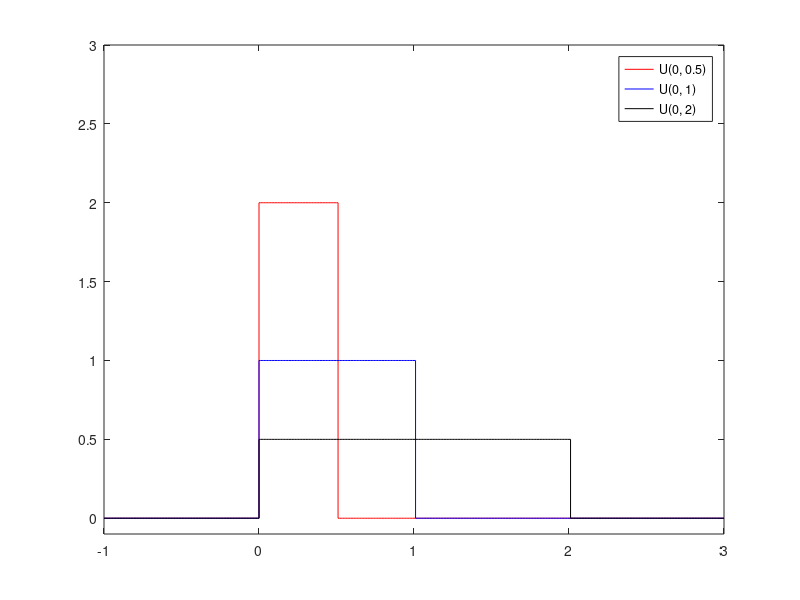
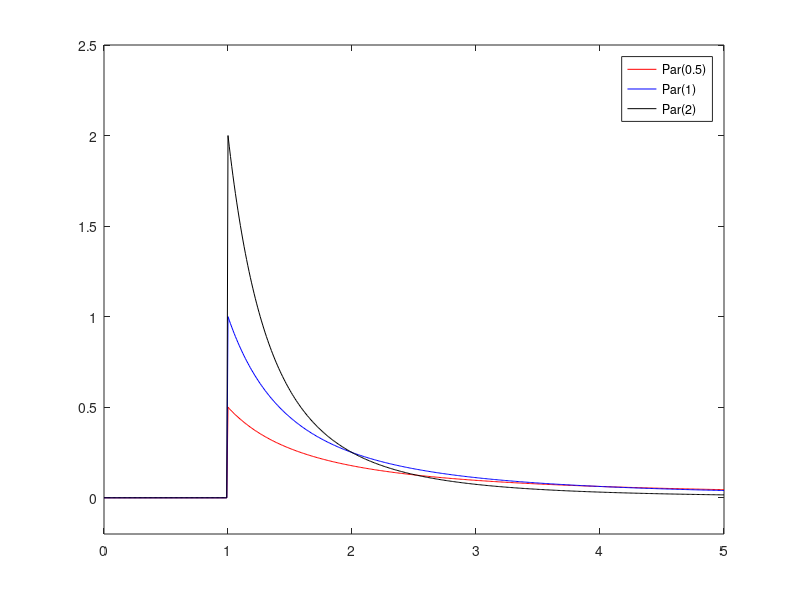
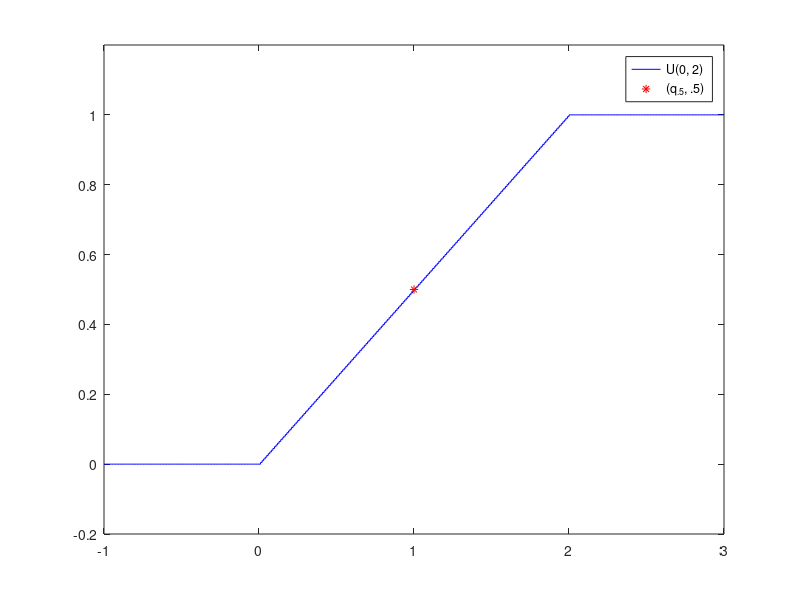
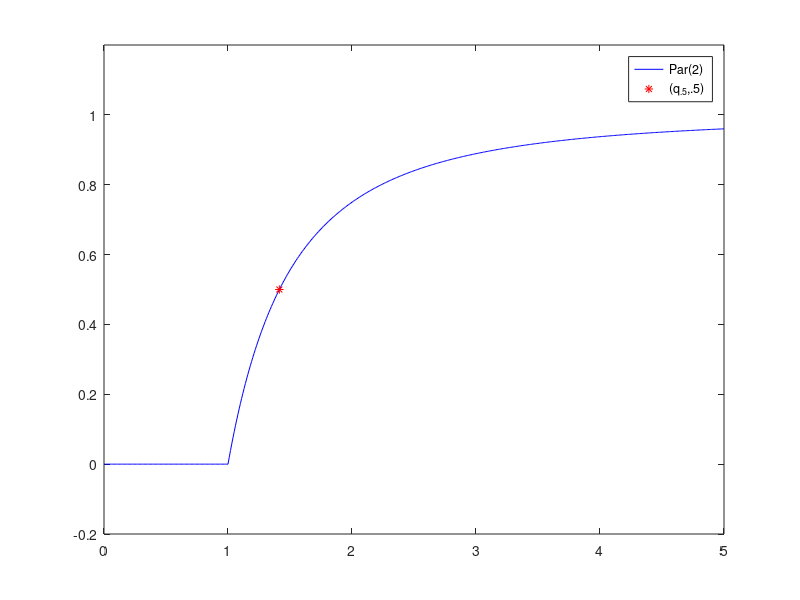

These figures' MATLAB source, in order:
% Ex 1: Plot probability density function 
% for continuous random variables
% 1 (a): X ~ U(0, beta), beta = 0.5, 1, 2 
distnames = {'Uniform'};
colors = {'r','b','k','m','c'};
betas=[0.5, 1, 2];
xs = -1:0.01:3;
fig = figure;
for i=1:length(betas)
    uds = makedist(distnames{1},'lower',0,'upper',betas(i));
    ys = pdf(uds,xs);
    stairs(xs,ys,colors{i});
    hold on;
end
axis([-1 3 -0.1 3]);
legend('U(0, 0.5)','U(0, 1)', 'U(0, 2)');
saveas(fig,'D1a.eps','epsc');

% 1 (b): X ~ Par(alpha), alpha = 0.5, 1, 2
distnames = {'GeneralizedPareto'};
alphas = [0.5, 1, 2];
xs = 0:0.01:5;
fig = figure;
for i=1:length(alphas)
    k1 = 1/alphas(i);
    sigma1 = 1/alphas(i);    
    theta1 = 1;
    uds = makedist(distnames{1},'k',k1, 'sigma',sigma1,'theta',theta1);
    ys = pdf(uds,xs);
    plot(xs,ys,colors{i});
    hold on;
end
axis([0 5 -0.2 2.5]);
legend('Par(0.5)','Par(1)', 'Par(2)');
saveas(fig,'D1b.eps','epsc');

% Ex 2: Plot distribution functions for 
% continuous random variables. 
% 2 (a): X ~ U(0, 2)
distnames = {'Uniform'};
colors = {'b','c','k','m','r'};
betas=[2];
xs = -1:0.01:3;
fig = figure;
for i=1:length(betas)
    uds = makedist(distnames{1},'lower',0,'upper',betas(i));
    ys = cdf(uds,xs);
    stairs(xs,ys,colors{i});
    hold on;
end
median1 = uds.median;
plot(median1,0.5,'r*');
axis([-1 3 -0.2 1.2]);
legend('U(0, 2)','(q_{.5}, .5)');
saveas(fig,'D2a.eps','epsc');

% 2(b): X ~ Par(2);
distnames = {'GeneralizedPareto'};
alphas = [2];
xs = 0:0.01:5;
fig = figure;
for i=1:length(alphas)
    k1 = 1/alphas(i);
    sigma1 = 1/alphas(i);    
    theta1 = 1;
    uds = makedist(distnames{1},'k',k1, 'sigma',sigma1,'theta',theta1);
    ys = cdf(uds,xs);
    plot(xs,ys,colors{i});
    hold on;
end
axis([0 5 -0.2 1.2]);
median1 = uds.median;
plot(median1,0.5,'r*');
legend('Par(2)','(q_{.5},.5)');
saveas(fig,'D2b.eps','epsc');

% Ex 3: Generate samples from a specific distribution
% 3 (a): Generate 100000 samples from U(0, 2)
distnames = {'Uniform'};
colors = {'b','c','k','m','r'};
betas=[2];
fig = figure;
numOfPoints = 10^5;
for i=1:length(betas)
    uds = makedist(distnames{1},'lower',0,'upper',betas(i));
    ys = random(uds,numOfPoints,1);
    hist(ys);
    hold on;
end
legend('U(0, 2)');
saveas(fig,'D3a.eps','epsc');

% 3 (b): Generate 100000 samples from Par(2)
distnames = {'GeneralizedPareto'};
alphas = [2];
fig = figure;
for i=1:length(alphas)
    k1 = 1/alphas(i);
    sigma1 = 1/alphas(i);    
    theta1 = 1;
    uds = makedist(distnames{1},'k',k1, 'sigma',sigma1,'theta',theta1);
    ys = random(uds,numOfPoints,1);
    hist(ys);
    hold on;
end
legend('Par(2)');
saveas(fig,'D3b.eps','epsc');

% Ex 4: Generate samples with X distribution from a Y distribution
% 4 (a): Generate datapoints with U(0, 1) from a Par(2) 
distnames = {'GeneralizedPareto'};
alphas = [2];
fig = figure;
for i=1:length(alphas)
    k1 = 1/alphas(i);
    sigma1 = 1/alphas(i);    
    theta1 = 1;
    uds = makedist(distnames{1},'k',k1, 'sigma',sigma1,'theta',theta1);
    ys = random(uds,numOfPoints,1);
    zs = 1-1./(ys.^2);
    %zs = 1./(ys.^2);
    hist(zs);
    hold on;    
end
legend('U(0, 1)');
saveas(fig,'D4a.eps','epsc');